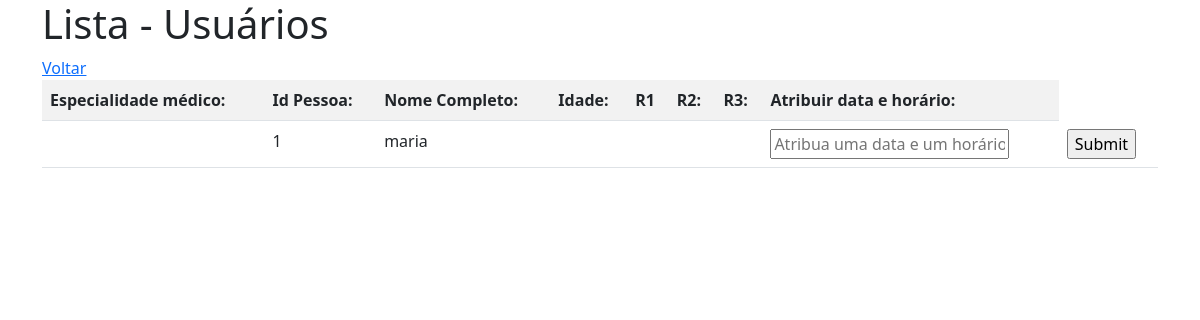
/adm/consultar/tabela_exibir.php, run on an earlier commit of the app's database.
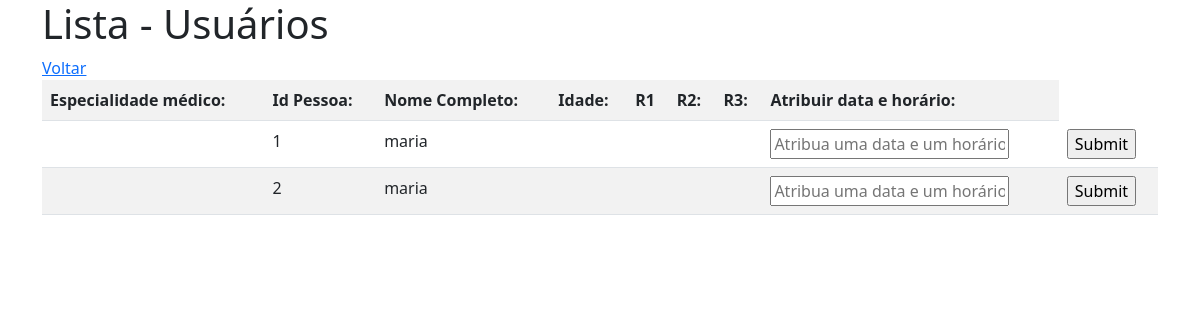
And on a later commit of the database.
### tables this page shows
CREATE TABLE IF NOT EXISTS `pessoas` (
  `id_pessoa` int(11) NOT NULL AUTO_INCREMENT,
  `nome` varchar(100) NOT NULL,
  `sobrenome` varchar(100) NOT NULL,
  `telefone` varchar(20) NOT NULL,
  `endereco` varchar(150) NOT NULL,
  `cpf` varchar(15) NOT NULL,
  `datanasc` varchar(15) NOT NULL,
  `email` varchar(30) NOT NULL,
  `numerocartaosus` varchar(30) NOT NULL,
  `senha` varchar(300) NOT NULL,
  `camimg` varchar(300) NOT NULL,
  PRIMARY KEY (`id_pessoa`)
);

### adm/consultar/tabela_exibir.php (the view, shortened to what this page needs)
<?php
    include ("../conexao.php");
    $consultar_banco = "SELECT * FROM pessoas";
    $retorno_consulta = $mysqli->query( $consultar_banco) or die($mysqli->error);
?>
<!DOCTYPE html>
<html lang="pt-br">
    <head>
        <link href="https://cdn.jsdelivr.net/npm/bootstrap@5.3.0-alpha3/dist/css/bootstrap.min.css" rel="stylesheet">
        <link rel="stylesheet" href="css/dieimes.css">
    </head>
    <body>
        <div class="container">
          <h1>Lista - Usuários</h1>
          <a href="../../index.php">Voltar</a>
            <table class="table table-striped">
                <tr>
                    <th>Especialidade médico:</th>
                    <th>Id Pessoa:</th>
                    <th>Nome Completo:</th>
                    <th>Idade:</th>
                    <th>R1</th>
                    <th>R2:</th>
                    <th>R3:</th>
                    <th>Atribuir data e horário:</th>
                </tr>
                    <?php
                        while($usuario = $retorno_consulta -> fetch_assoc()){
                    ?>
                <tr>
                   <td><?php echo $usuario['especialidade'];?></td>
                   <td><?php echo $usuario['id_pessoa'];?></td>
                   <td><?php echo $usuario['nome']; ?></td>
                   <td><?php echo $usuario['idade']; ?></td>
                   <td><?php echo $usuario['r1']; ?></td>
                   <td><?php echo $usuario['r2']; ?></td>
                   <td><?php echo $usuario['r3']; ?></td>
                   <td><input id="nascInput" type="text" name="datanasc" placeholder="Atribua uma data e um horário" oninput="formatarNASC()" maxlength="10" required></td>
                   <td><input id="nascInput" type="submit" placeholder="Enviar" required></td>
                </tr>
                <?php
                        }
                    ?>
            </table>
        </div>
    </body>
</html>

What changed in the data, as far as the page shows it:
added pessoas: id_pessoa "2", nome "maria"
